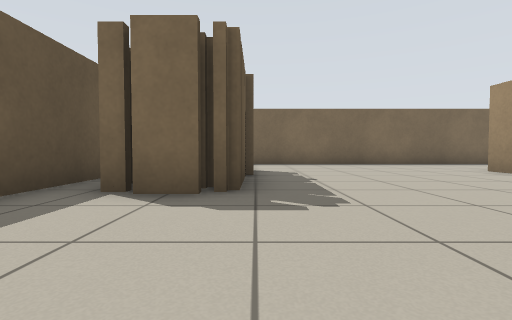
View 1 (above)

22 first-person views from a walk through a Stage world. The camera is 0.5 m above the floor, tilts 2° down and sees 85° across. The lines on the ground mark 1 m squares. The floor is counted in squares, 1 m on a side. Each view is taken from the middle of a square. On the plan, view 1 faces up. The plan holds only what a view shows up to about 9 squares ahead; the rest is blank. The place goes on beyond the plan. Robots are left out.

View 2
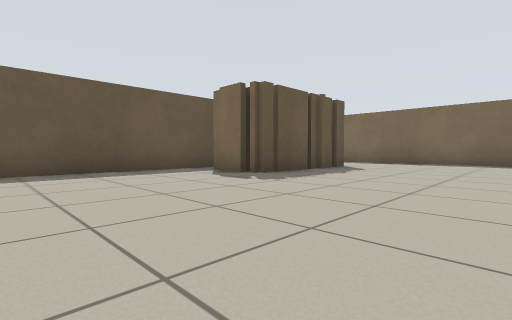

View 3
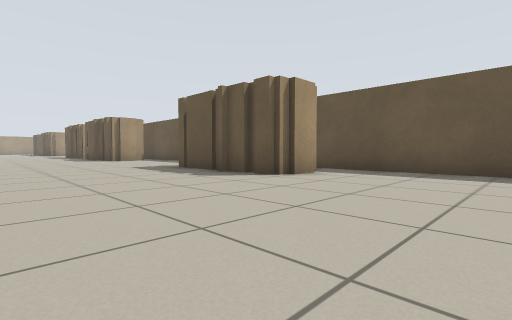

View 4
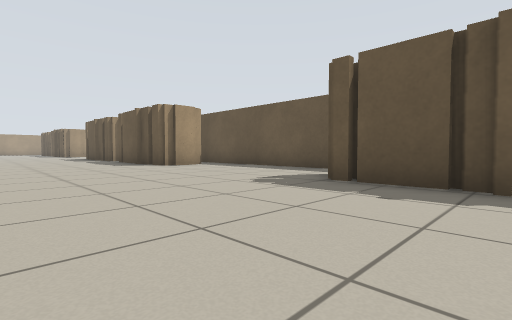

View 5
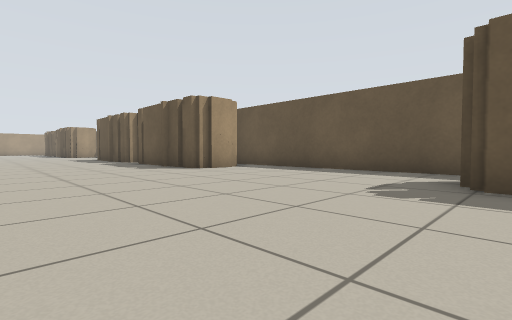

View 6
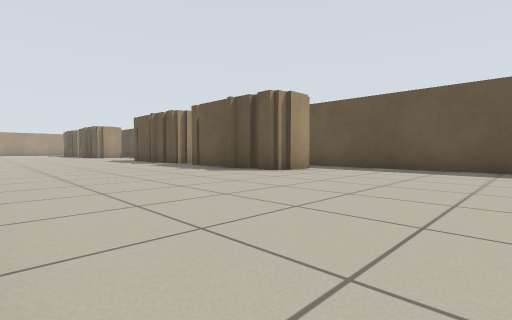

View 7
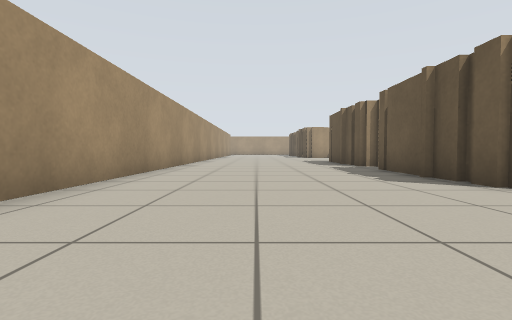

View 8
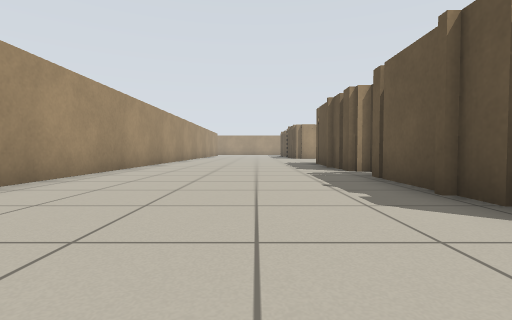

View 9
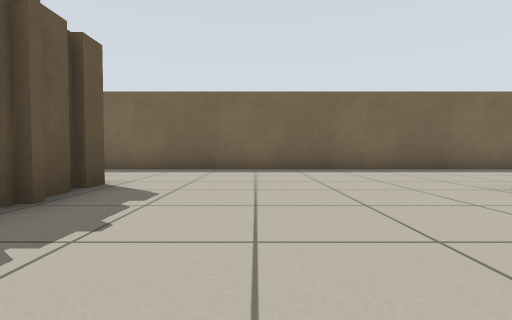

View 10
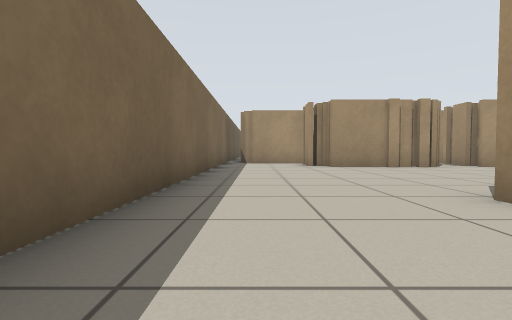

View 11
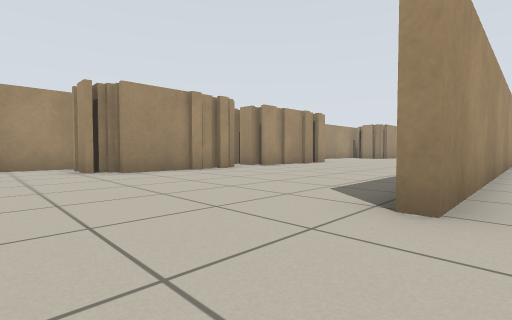

View 12
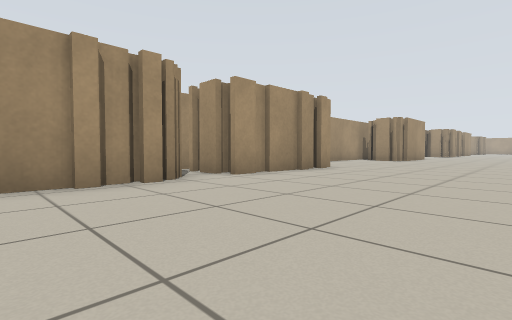

View 13
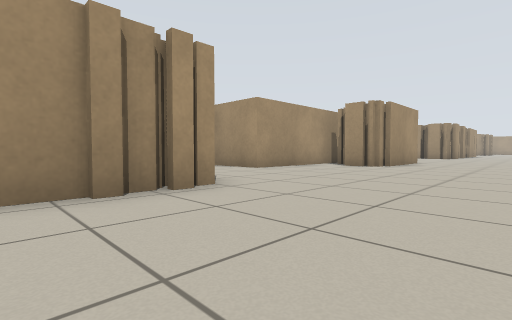

View 14
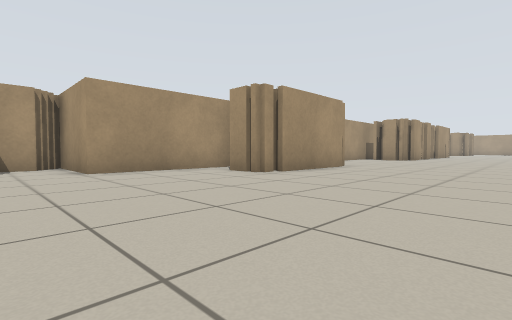

View 15
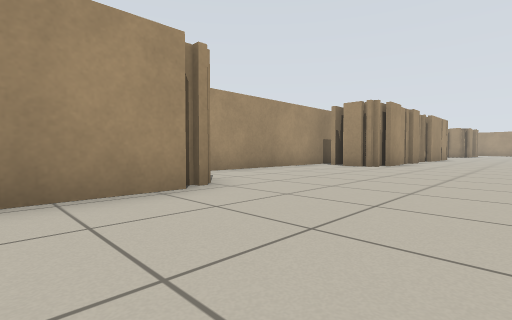

View 16
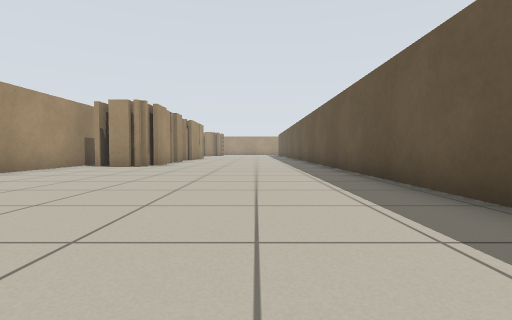

View 17
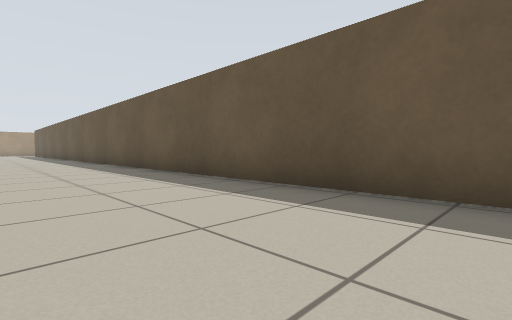

View 18
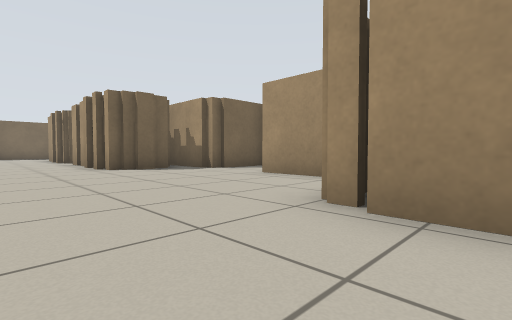

View 19
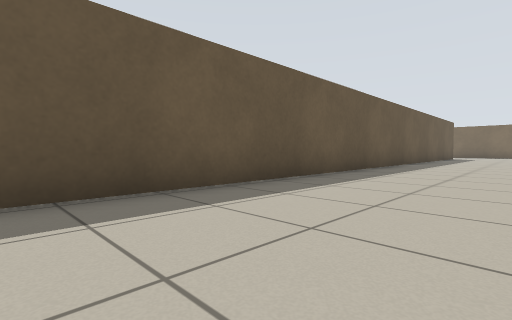

View 20
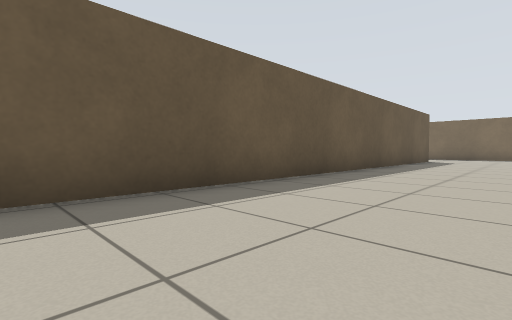

View 21
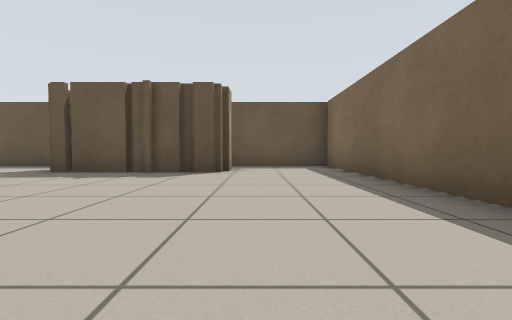

View 22
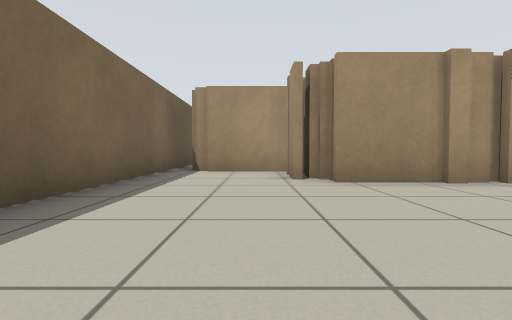

### Floor plan
Points are (right, up) in squares from view 1. A wall is a line through its corners. A room is listed if a view was taken in it or the views show most of it. See-through windows are left out.
Room 1 (views 1, 2, 3, 4, 5, 6, 7, 8, 9, 10, 11, 12, 13, 14, 15, 16, 17, 18, 19, 20, 21, 22)
walls: (5.5, -2) (5.5, 6.6) (5.9, 6.6); (-1.5, -2.5) (-0.2, -2.5) (-0.2, -6.6); (11.1, -0.7) (11.8, -0.7); (11.5, -1) (11.5, -0.5); (5.8, 2.6) (5.8, -18.6); (-2.8, -7) (-2.8, -13.1); (12.9, -1.6) (11.2, -1.6) (11.2, 1.2); (11.2, -11) (11.2, -7.5) (12.4, -7.5); (11.5, 1.1) (11.5, 1.6); (11.2, 1.6) (11.2, 2.4); (13.6, -8.5) (13.6, -4.6) (16.4, -4.6); (11.8, 1.9) (11.8, 2.4); (-0.6, 3.2) (-1.9, 3.2); (-1.8, -12.4) (-0.2, -12.4) (-0.2, -16.4); (-0.1, 3.8) (-0.8, 3.8); (12.7, 2) (12.7, 2.5); (11.2, 3.5) (11.2, 6.9); (15.5, -4.2) (15.5, -3.2); (15.5, -2.7) (13.6, -2.7) (13.6, -0.8); (-2.8, 5) (-2.8, -3.4); (11.2, 6.6) (11.8, 6.6) (11.8, 7.4) (12.5, 7.4); (-0.8, -17.3) (-0.2, -17.3) (-0.2, -18.1); (11.2, -17.3) (12.5, -17.3); (11.8, 7.1) (12.5, 7.1); (-1.4, 7.4) (-0.2, 7.4) (-0.2, 3.2); (-0.2, -18.4) (-0.2, -19.1); (11.8, -17.8) (11.8, -17.2); (13.6, 7.1) (13.6, 9.5); (11.2, -18.6) (11.2, -18.1) (11.6, -18.1); (5.5, -20.1) (5.5, -11.6); (13.6, -18.1) (13.6, -13); (14.9, 10.2) (-2.8, 10.2) (-2.8, 7.2)

Positions as (right, up) in squares from view 1, and headings:
1: (0, 0), facing up
2: (4, -1), facing up-left
3: (4, 1), facing down-left
4: (4, -4), facing down-left
5: (4, -6), facing down-left
6: (5, -8), facing down-left
7: (3, -9), facing down
8: (2, -11), facing down
9: (2, 3), facing up
10: (3, 9), facing right
11: (5, 9), facing down-right
12: (7, 6), facing down-right
13: (8, 1), facing down-right
14: (7, -3), facing down-right
15: (8, -9), facing down-right
16: (8, -9), facing down
17: (9, -9), facing down-left
18: (9, -9), facing up-right
19: (9, -12), facing up-left
20: (9, -7), facing up-left
21: (6, 8), facing left
22: (7, 8), facing right
